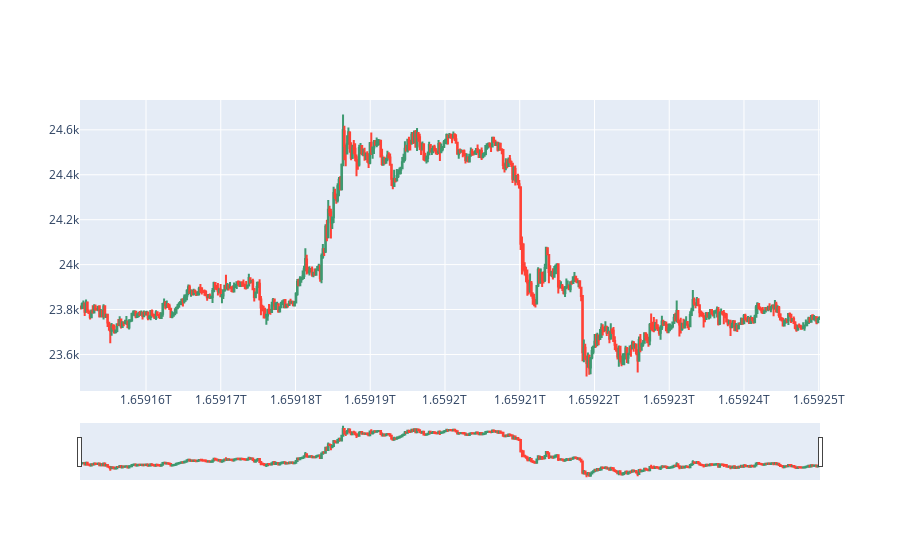

Notebook code cell kept with this figure:
### Code cell
import pandas as pd
import plotly.graph_objects as go


df =pd.read_csv('f_3m.csv')
df2= df.iloc[-850:-300]

candlestic =  go.Candlestick( x = df2['open_time'],open=df2['open'],  high= df2['high'], low =df2['low'],close=df2['close'] ) 
fig = go.Figure( data = [candlestic])

fig.show()

### Figure 1 — Plotly figure (JSON) as saved in the notebook; plotly's stock layout.template omitted (floating-point values rounded to 4 significant figures; data arrays with more than 128 entries replaced by an {"elided": "..."} marker saying what was removed)
{"data": [{"close": {"elided": "550 float values"}, "high": {"elided": "550 float values"}, "low": {"elided": "550 float values"}, "open": {"elided": "550 float values"}, "type": "candlestick", "x": {"elided": "550 int values"}}], "layout": {}}
